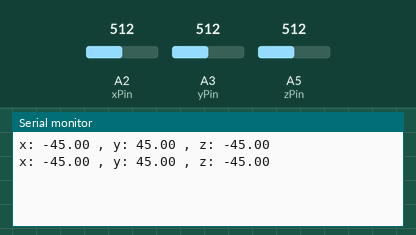
The sketch below on a simulated Arduino Uno, built with avr-gcc and run on an emulated ATmega328P. On the bench: the last lines printed to the serial monitor. The inputs (shaded band) are chosen by the test bench; at power-on: A2 (xPin) = 512, A3 (yPin) = 512, A5 (zPin) = 512.

Above: at 1.8 s.
1.9 s: A2 (xPin) set to 635
At 2.8 s:
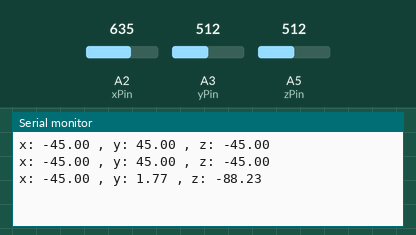
3.4 s: A3 (yPin) set to 635
At 4.6 s:
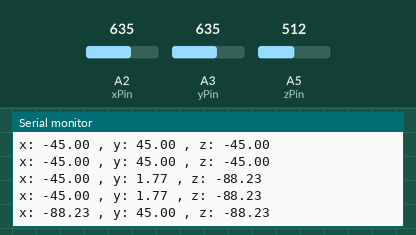
4.9 s: A5 (zPin) set to 380
At 5.4 s:
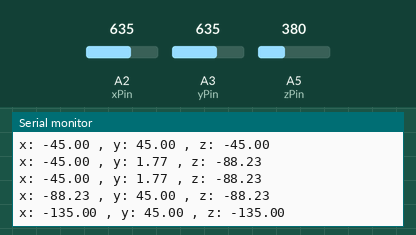
6.4 s: A2 (xPin) set to 615
At 7.7 s:
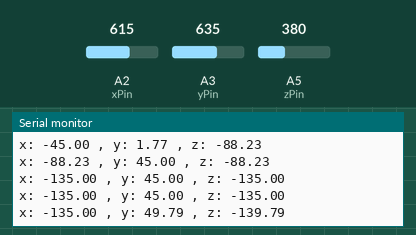
7.9 s: A3 (yPin) set to 615
At 8.8 s:
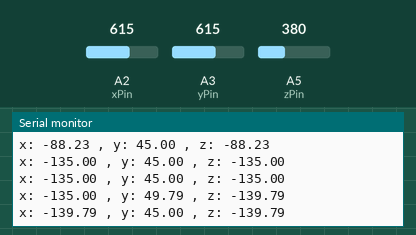
9.4 s: A5 (zPin) set to 400
At 10.8 s:
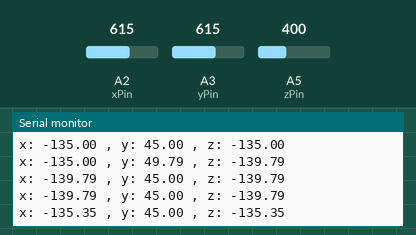
Timing chart, 0 to 11.9 s (numbered marks = the images above; inputs shaded):
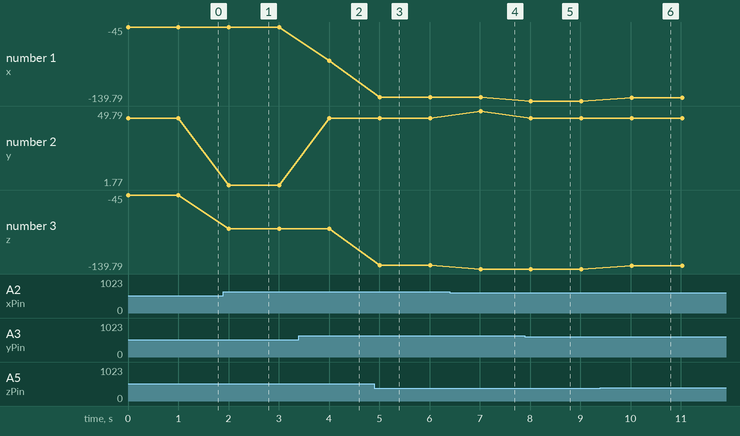

Measured:
- after the input at 1.9 s, the serial monitor: prints a new line after 0.11 s (image 1)
- after the input at 3.4 s, the serial monitor: prints a new line after 0.61 s (image 2)
- after the input at 4.9 s, the serial monitor: prints a new line after 0.11 s (image 3)
- after the input at 6.4 s, the serial monitor: prints a new line after 0.62 s (image 4)
- after the input at 7.9 s, the serial monitor: prints a new line after 0.12 s (image 5)
- after the input at 9.4 s, the serial monitor: prints a new line after 0.62 s (image 6)
- plotted number 1: -88.23 → -135 after the input at 4.9 s, -139.79 → -135.35 after the input at 9.4 s
- plotted number 2: 45 → 1.77 after the input at 1.9 s, 45 → 49.79 after the input at 6.4 s

The sketch:

accelerometer_printangle.ino
```cpp
//Analog read pins
const int xPin = A2;
const int yPin = A3;
const int zPin = A5;

//The minimum and maximum values that came from
//the accelerometer while standing still
//You very well may need to change these
int minVal = 390;
int maxVal = 625;

//to hold the caculated values
double x;
double y;
double z;

void setup(){
  Serial.begin(9600);
}

void loop(){

  //read the analog values from the accelerometer
  int xRead = analogRead(xPin);
  int yRead = analogRead(yPin);
  int zRead = analogRead(zPin);

  //convert read values to degrees -90 to 90 - Needed for atan2
  int xAng = map(xRead, minVal, maxVal, -90, 90);
  int yAng = map(yRead, minVal, maxVal, -90, 90);
  int zAng = map(zRead, minVal, maxVal, -90, 90);

  //Caculate 360deg values like so: atan2(-yAng, -zAng)
  //atan2 outputs the value of -π to π (radians)
  //We are then converting the radians to degrees
  x = RAD_TO_DEG * (atan2(-yAng, -zAng) + PI);
  y = RAD_TO_DEG * (atan2(-xAng, -zAng) + PI);
  z = RAD_TO_DEG * (atan2(-yAng, -xAng) + PI);

  //Output the caculations
  Serial.print("x: ");
  Serial.print(-x);
  Serial.print(" , y: ");
  Serial.print(z);
  Serial.print(" , z: ");
  Serial.println(-y);

  delay(1000);//just here to slow down the serial output - Easier to read
}
```
